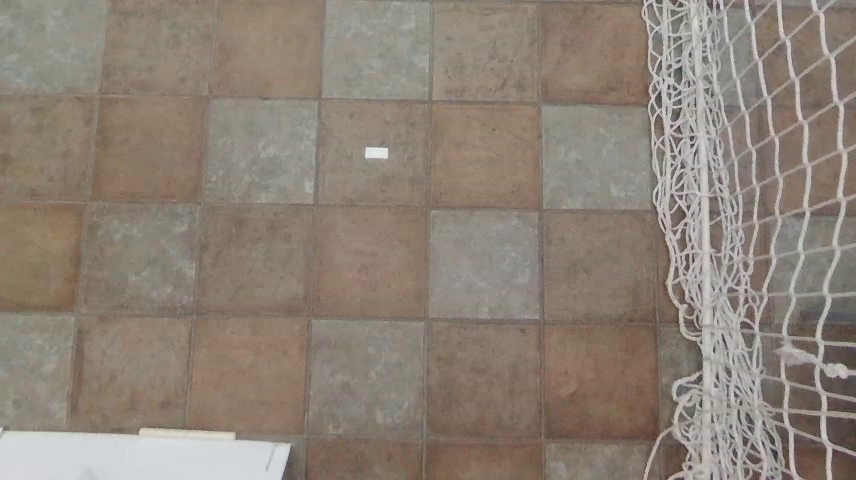
#> input picture dron_images/p1.png, 856 x 480 px, found by its file name
$ jupyter execute mini_proyecto_1_v1.ipynb
#> lines starting #> are read from the running program, lines starting #| are printed output that depends on the picture
## Implementación en OpenCV

1. **Deformación proyectiva** controlada: moveremos las esquinas de la imagen para crear una vista "trapezoidal".
2. **Rectificación** de un cuadrilátero interno: seleccionar una región y llevarla a un rectángulo (simulando *bird's-eye*).

[cell 1]
# ✅ Importar librerías y cargar imagen
import cv2
import numpy as np
import matplotlib.pyplot as plt
import os

# Ajuste para POSICION 1
# MISMA ruta que venimos usando (ajusta si cambió)
img_bgr_1 = cv2.imread(r"C:\Users\rrm21\Documents\Vision_en_Robotica\dron_images\p1.png")
#> img_bgr_1 is the input picture: shape (480, 856, 3); mean B, G, R 118.4, 129.6, 140.9
if img_bgr_1 is None:
    raise FileNotFoundError("⚠️ No se pudo cargar la imagen. Verifica la ruta.")

img_rgb_1 = cv2.cvtColor(img_bgr_1, cv2.COLOR_BGR2RGB)
h, w = img_rgb_1.shape[:2]
#> h = 480; w = 856

#plt.imshow(img_rgb_1); plt.title("Original (RGB)"); plt.axis("off"); plt.show()

# Definir una región cuadrilátera interna (ajusta estos puntos si quieres otra zona)
# 4 squares x 2 squares
quad_src_1 = np.float32([ # [x,y]
    [int(0.12*w), int(0.20*h)], # Top Left corner
    [int(0.63*w), int(0.21*h)], # Top Right corner
    [int(0.63*w), int(0.67*h)], # Bottom Right corner
    [int(0.09*w), int(0.65*h)], # Bottom Left corner
])

# Tamaño deseado del rectángulo de salida
out_W, out_H = 800, 400

# 4 squares x 3 squares
#quad_src_1 = np.float32([ # [x,y]
#    [int(0.12*w), int(0.20*h)], # Top Left corner
#    [int(0.63*w), int(0.21*h)], # Top Right corner
#    [int(0.63*w), int(0.92*h)], # Bottom Right corner
#    [int(0.08*w), int(0.90*h)], # Bottom Left corner
#])
## Tamaño deseado del rectángulo de salida
#out_W, out_H = 800, 600


quad_dst = np.float32([
    [0, 0],
    [out_W-1, 0],
    [out_W-1, out_H-1],
    [0, out_H-1],
])

H_rect_1 = cv2.getPerspectiveTransform(quad_src_1, quad_dst)
rectified_1 = cv2.warpPerspective(img_rgb_1, H_rect_1, (out_W, out_H), flags=cv2.INTER_LINEAR,
                                borderMode=cv2.BORDER_CONSTANT, borderValue=(0,0,0))

# Visualización
fig1 = plt.figure(figsize=(12,5))
ax1 = fig1.add_subplot(1,2,1)
ax1.imshow(img_rgb_1); ax1.set_title("Región a rectificar 1"); ax1.axis("on")

# dibujar la región sobre la original
poly = quad_src_1.astype(int)
for i in range(4):
    p1 = tuple(poly[i])
    p2 = tuple(poly[(i+1)%4])
    cv2.line(img_rgb_1, p1, p2, (255,0,0), 2)  # ojo: img_rgb es RGB; dibujar con rojo puro
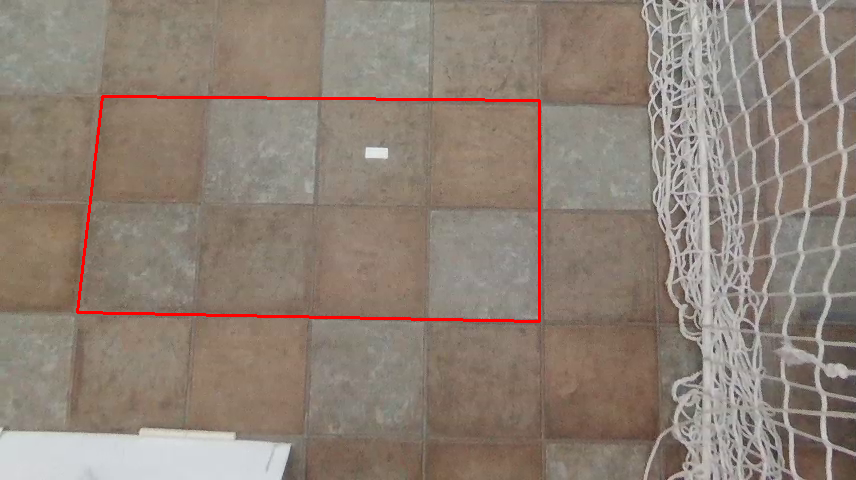
#> img_rgb_1: shape (480, 856, 3); mean R, G, B 142.1, 128.4, 117.3
ax1.imshow(img_rgb_1)

ax2 = fig1.add_subplot(1,2,2)
ax2.imshow(rectified_1); ax2.set_title("Región rectificada 1"); ax2.axis("on")

plt.show()

[cell 2]
# Ajuste para POSICION 2
# MISMA ruta que venimos usando (ajusta si cambió)
img_bgr_2 = cv2.imread(r"C:\Users\rrm21\Documents\Vision_en_Robotica\dron_images\p2.png")
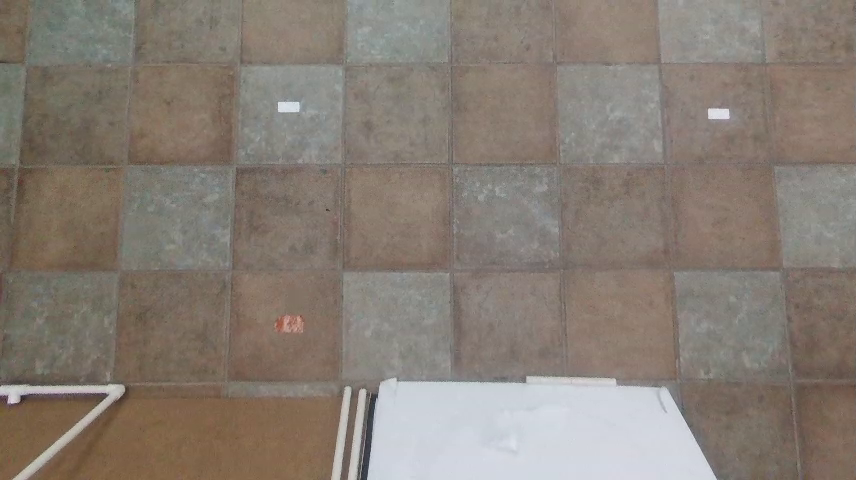
#> input picture dron_images/p2.png, 856 x 480 px, found by its file name
#> img_bgr_2 is the input picture: shape (480, 856, 3); mean B, G, R 116.6, 125.6, 135.2
if img_bgr_2 is None:
    raise FileNotFoundError("⚠️ No se pudo cargar la imagen. Verifica la ruta.")

img_rgb_2 = cv2.cvtColor(img_bgr_2, cv2.COLOR_BGR2RGB)
h, w = img_rgb_2.shape[:2]

#plt.imshow(img_rgb_2); plt.title("Original (RGB)"); plt.axis("off"); plt.show()

# Definir una región cuadrilátera interna (ajusta estos puntos si quieres otra zona)
quad_src_2 = np.float32([ # [x,y]
    [int(0.03*w), int(0.14*h)], # Top Left corner
    [int(0.52*w), int(0.135*h)], # Top Right corner
    [int(0.52*w), int(0.565*h)], # Bottom Right corner
    [int(0.01*w), int(0.57*h)], # Bottom Left corner
])

# Tamaño deseado del rectángulo de salida
out_W, out_H = 800, 400

quad_dst = np.float32([
    [0, 0],
    [out_W-1, 0],
    [out_W-1, out_H-1],
    [0, out_H-1],
])

H_rect_2 = cv2.getPerspectiveTransform(quad_src_2, quad_dst)
#> H_rect_2 = [[1.94, 0.16, -59.22], [0.0146, 2.04, -137.3], [1.41e-05, 0.0002, 1]]
rectified_2 = cv2.warpPerspective(img_rgb_2, H_rect_2, (out_W, out_H), flags=cv2.INTER_LINEAR,
                                borderMode=cv2.BORDER_CONSTANT, borderValue=(0,0,0))

# Visualización
fig2 = plt.figure(figsize=(12,5))
ax1 = fig2.add_subplot(1,2,1)
ax1.imshow(img_rgb_2); ax1.set_title("Región a rectificar 2"); ax1.axis("on")

# dibujar la región sobre la original
poly = quad_src_2.astype(int)
for i in range(4):
    p1 = tuple(poly[i])
    p2 = tuple(poly[(i+1)%4])
    cv2.line(img_rgb_2, p1, p2, (255,0,0), 2)  # ojo: img_rgb es RGB; dibujar con rojo puro
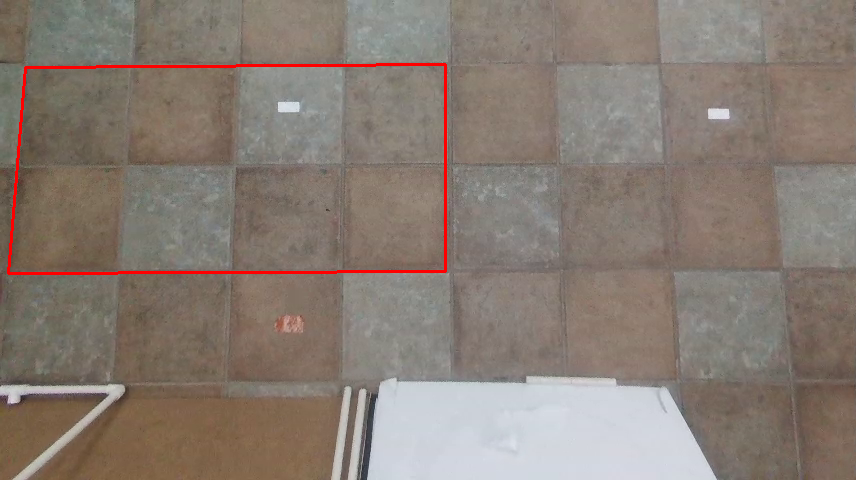
#> img_rgb_2: shape (480, 856, 3); mean R, G, B 136.4, 124.6, 115.6
ax1.imshow(img_rgb_2)

ax2 = fig2.add_subplot(1,2,2)
ax2.imshow(rectified_2); ax2.set_title("Región rectificada 2"); ax2.axis("on")

plt.show()

[cell 3]
# Ajuste para POSICION 3
# MISMA ruta que venimos usando (ajusta si cambió)
img_bgr_3 = cv2.imread(r"C:\Users\rrm21\Documents\Vision_en_Robotica\dron_images\p3.png")
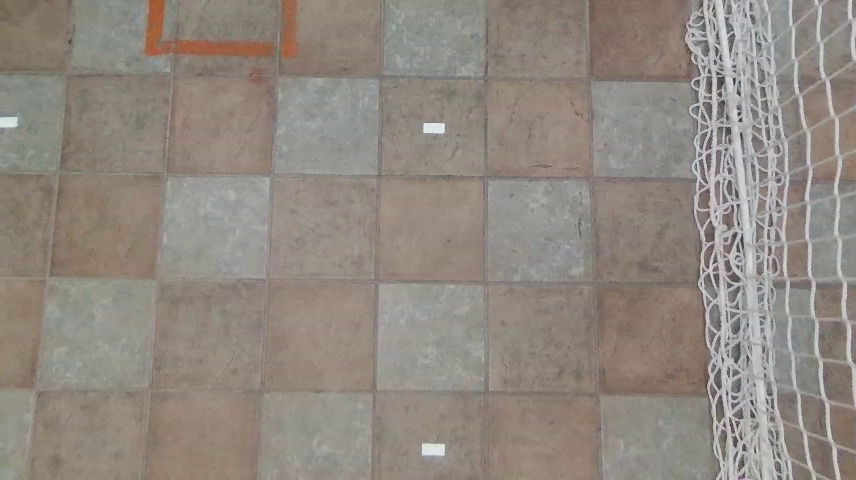
#> input picture dron_images/p3.png, 856 x 480 px, found by its file name
#> img_bgr_3 is the input picture: shape (480, 856, 3); mean B, G, R 128, 136.5, 144.7
if img_bgr_3 is None:
    raise FileNotFoundError("⚠️ No se pudo cargar la imagen. Verifica la ruta.")

img_rgb_3 = cv2.cvtColor(img_bgr_3, cv2.COLOR_BGR2RGB)
h, w = img_rgb_3.shape[:2]

#plt.imshow(img_rgb_3); plt.title("Original (RGB)"); plt.axis("off"); plt.show()

# Definir una región cuadrilátera interna (ajusta estos puntos si quieres otra zona)
# 4 squares x 3 squares
quad_src_3 = np.float32([ # [x,y]
    [int(0.21*w), int(0.16*h)], # Top Left corner
    [int(0.695*w), int(0.17*h)], # Top Right corner
    [int(0.7*w), int(0.82*h)], # Bottom Right corner
    [int(0.17*w), int(0.81*h)], # Bottom Left corner
])
# Tamaño deseado del rectángulo de salida
out_W, out_H = 800, 600


quad_dst = np.float32([
    [0, 0],
    [out_W-1, 0],
    [out_W-1, out_H-1],
    [0, out_H-1],
])

H_rect_3 = cv2.getPerspectiveTransform(quad_src_3, quad_dst)
#> H_rect_3 = [[1.96, 0.214, -367.5], [-0.0258, 2.14, -158.3], [-7.09e-06, 0.000307, 1]]
rectified_3 = cv2.warpPerspective(img_rgb_3, H_rect_3, (out_W, out_H), flags=cv2.INTER_LINEAR,
                                borderMode=cv2.BORDER_CONSTANT, borderValue=(0,0,0))

# Visualización
fig2 = plt.figure(figsize=(12,5))
ax1 = fig2.add_subplot(1,2,1)
ax1.imshow(img_rgb_3); ax1.set_title("Región a rectificar 3"); ax1.axis("on")

# dibujar la región sobre la original
poly = quad_src_3.astype(int)
for i in range(4):
    p1 = tuple(poly[i])
    p2 = tuple(poly[(i+1)%4])
    cv2.line(img_rgb_3, p1, p2, (255,0,0), 2)  # ojo: img_rgb es RGB; dibujar con rojo puro
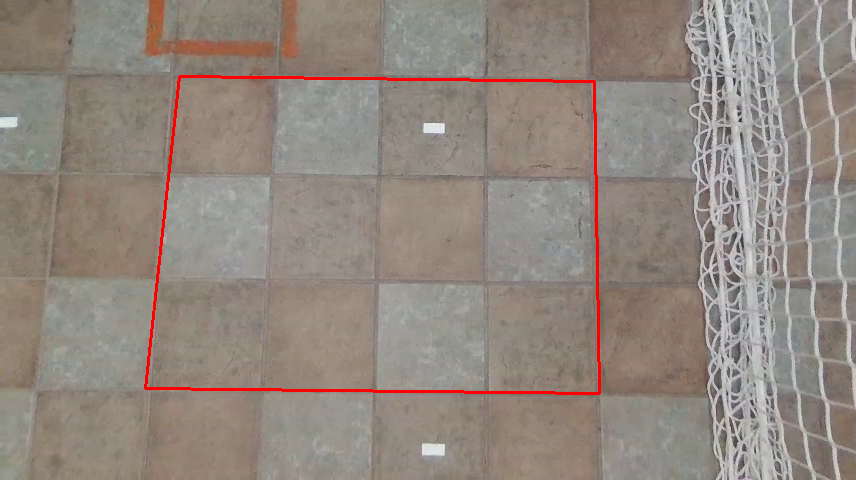
#> img_rgb_3: shape (480, 856, 3); mean R, G, B 146, 135.1, 126.7
ax1.imshow(img_rgb_3)

ax2 = fig2.add_subplot(1,2,2)
ax2.imshow(rectified_3); ax2.set_title("Región rectificada 3"); ax2.axis("on")

plt.show()

[cell 4]
# Ajuste para POSICION 4
# MISMA ruta que venimos usando (ajusta si cambió)
img_bgr_4 = cv2.imread(r"C:\Users\rrm21\Documents\Vision_en_Robotica\dron_images\p4.png")
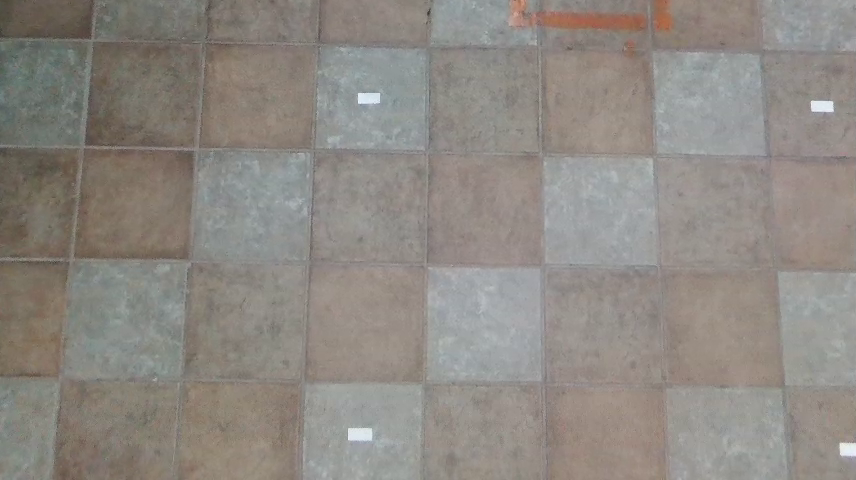
#> input picture dron_images/p4.png, 856 x 480 px, found by its file name
#> img_bgr_4 is the input picture: shape (480, 856, 3); mean B, G, R 130.9, 136.9, 142.2
if img_bgr_4 is None:
    raise FileNotFoundError("⚠️ No se pudo cargar la imagen. Verifica la ruta.")

img_rgb_4 = cv2.cvtColor(img_bgr_4, cv2.COLOR_BGR2RGB)
h, w = img_rgb_4.shape[:2]

#plt.imshow(img_rgb_4); plt.title("Original (RGB)"); plt.axis("off"); plt.show()

# Definir una región cuadrilátera interna (ajusta estos puntos si quieres otra zona)
# 4 squares x 3 squares
quad_src_4 = np.float32([ # [x,y]
    [int(0.11*w), int(0.08*h)], # Top Left corner
    [int(0.635*w), int(0.09*h)], # Top Right corner
    [int(0.63*w), int(0.805*h)], # Bottom Right corner
    [int(0.07*w), int(0.80*h)], # Bottom Left corner
])
# Tamaño deseado del rectángulo de salida
out_W, out_H = 800, 600


quad_dst = np.float32([
    [0, 0],
    [out_W-1, 0],
    [out_W-1, out_H-1],
    [0, out_H-1],
])

H_rect_4 = cv2.getPerspectiveTransform(quad_src_4, quad_dst)
#> H_rect_4 = [[1.77, 0.179, -173.3], [-0.0207, 1.86, -68.68], [-2.24e-05, 0.000198, 1]]
rectified_4 = cv2.warpPerspective(img_rgb_4, H_rect_4, (out_W, out_H), flags=cv2.INTER_LINEAR,
                                borderMode=cv2.BORDER_CONSTANT, borderValue=(0,0,0))

# Visualización
fig2 = plt.figure(figsize=(12,5))
ax1 = fig2.add_subplot(1,2,1)
ax1.imshow(img_rgb_4); ax1.set_title("Región a rectificar 4"); ax1.axis("on")

# dibujar la región sobre la original
poly = quad_src_4.astype(int)
for i in range(4):
    p1 = tuple(poly[i])
    p2 = tuple(poly[(i+1)%4])
    cv2.line(img_rgb_4, p1, p2, (255,0,0), 2)  # ojo: img_rgb es RGB; dibujar con rojo puro
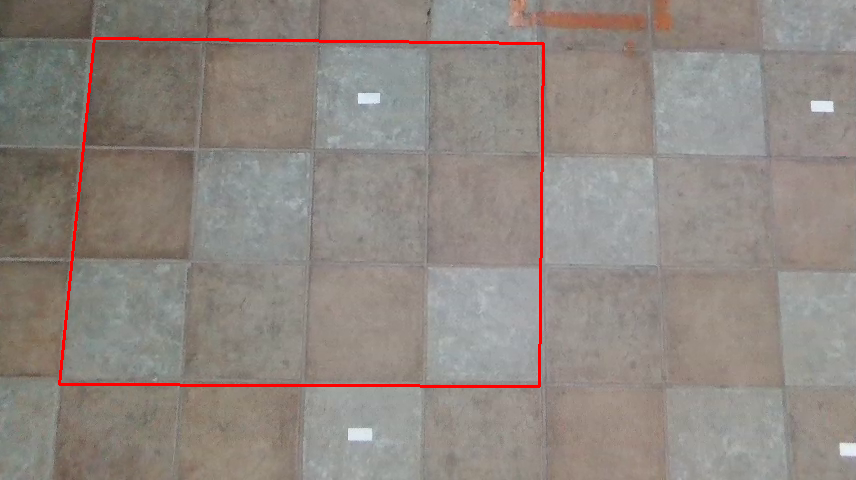
#> img_rgb_4: shape (480, 856, 3); mean R, G, B 143.6, 135.4, 129.4
ax1.imshow(img_rgb_4)

ax2 = fig2.add_subplot(1,2,2)
ax2.imshow(rectified_4); ax2.set_title("Región rectificada 4"); ax2.axis("on")

plt.show()

Then we need to concatenate the 4 images to see the mosaic completely

[cell 5]
# Repetir las imágenes en horizontal
row1 = cv2.hconcat([rectified_4, rectified_3])
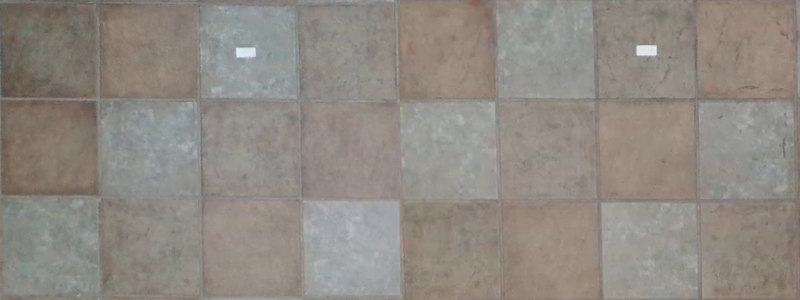
#> row1: shape (600, 1600, 3) (shown at 1/2 size); mean R, G, B 143.8, 137.6, 130.7
row2 = cv2.hconcat([rectified_2, rectified_1])
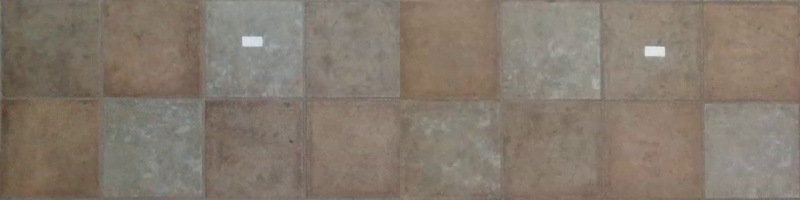
#> row2: shape (400, 1600, 3) (shown at 1/2 size); mean R, G, B 132.8, 121.8, 109.8

# Concatenar las dos filas en vertical
mosaic = cv2.vconcat([row1, row2])
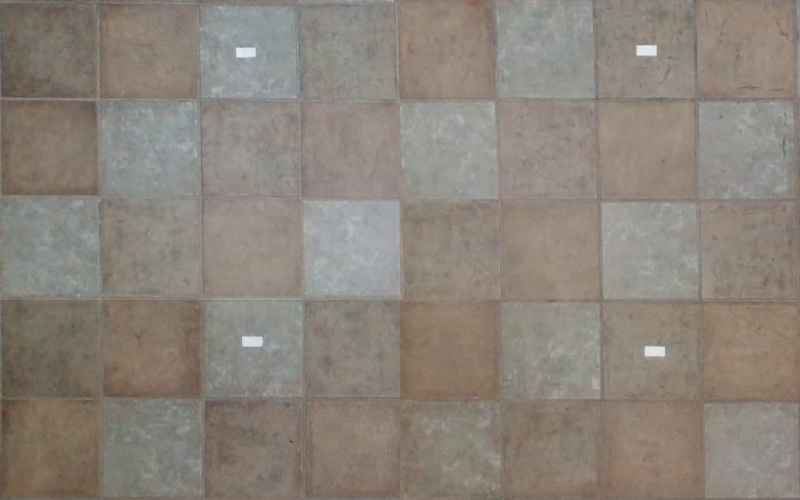
#> mosaic: shape (1000, 1600, 3) (shown at 1/2 size); mean R, G, B 139.4, 131.3, 122.4

# Mostrar el resultado
plt.figure(figsize=(10,8))
plt.imshow(mosaic)
plt.title("Mosaico 2x2")
plt.axis("off")
plt.show()

if mosaic is not None:
    mosaic_bgr = cv2.cvtColor(mosaic, cv2.COLOR_RGB2BGR) # Convertir de nuevo a BGR antes de guardar
    cv2.imwrite(r"C:\Users\rrm21\Documents\Vision_en_Robotica\dron_images\mosaico.png", mosaic_bgr)
    print("✅ Mosaico guardado en imágenes")
